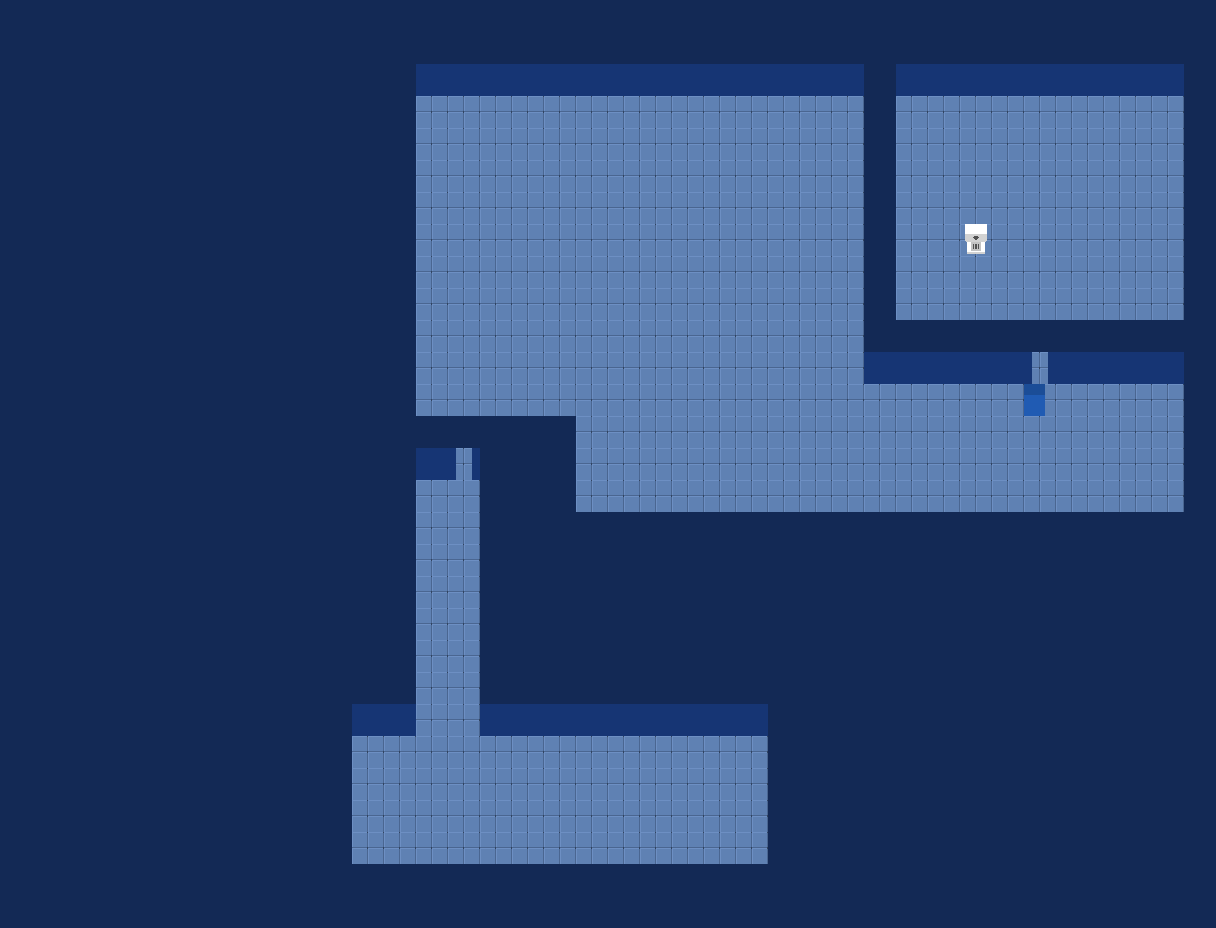

A level layout from a 2D game, rendered from its tile map. Below: a short description, then the map file with tile-grid data replaced by summaries:
An orthogonal 38x29 tile map with 32x32 px tiles, 5 tile layers (BaseLayer, Diamonds, Blocks, CameraAreas, ...) and 15 objects.

<map version="1.10" tiledversion="1.10.2" orientation="orthogonal" renderorder="right-down" width="38" height="29" tilewidth="32" tileheight="32" infinite="0" nextlayerid="7" nextobjectid="20">
 <editorsettings>
  <export target="l1.json" format="json" />
 </editorsettings>
 <tileset firstgid="1" name="tilemap" tilewidth="32" tileheight="32" tilecount="64" columns="8">
  <image source="../Textures/tilemap.png" width="256" height="256" />
 </tileset>
 <layer id="1" name="BaseLayer" width="38" height="29">
  <data>[1102 cells, 883 non-empty, 4 distinct tile ids]</data>
 </layer>
 <objectgroup id="4" name="Walls">
  <object id="1" x="1184.67" y="0.5" width="30.1667" height="927.333" />
  <object id="2" x="0.25" y="1" width="30.8333" height="924" />
  <object id="3" x="-1.33333" y="1.33333" width="1217.83" height="66.8333" />
  <object id="4" x="-0.916833" y="864.25" width="1216.5" height="63.5" />
  <object id="6" x="473" y="416" width="102.5" height="34.5" />
  <object id="7" x="379.75" y="416" width="75.5" height="36.25" />
  <object id="8" x="-2.66667" y="-1.33333" width="416" height="711" />
  <object id="9" x="866.667" y="56" width="28" height="297.333" />
  <object id="10" x="865.333" y="320.333" width="165.667" height="32" />
  <object id="11" x="1049.66" y="319.75" width="180.341" height="33.25" />
  <object id="15" x="481.333" y="477.333" width="94" height="231.667" />
  <object id="16" x="574.667" y="512" width="629.667" height="196.667" />
  <object id="17" x="770" y="715.333" width="294.667" height="169.333" />
  <object id="18" x="965.333" y="224.333" width="21" height="5" />
  <object id="19" x="5" y="706" width="345" height="178" />
 </objectgroup>
 <layer id="3" name="Diamonds" width="38" height="29">
  <data>[1102 cells, 1 non-empty, 1 distinct tile ids]</data>
 </layer>
 <layer id="5" name="Blocks" width="38" height="29">
  <data>[1102 cells, 1 non-empty, 1 distinct tile ids]</data>
 </layer>
 <layer id="6" name="CameraAreas" width="38" height="29">
  <data>[1102 cells, 0 non-empty, 0 distinct tile ids]</data>
 </layer>
 <layer id="2" name="Top" width="38" height="29">
  <data>[1102 cells, 718 non-empty, 1 distinct tile ids]</data>
 </layer>
</map>
